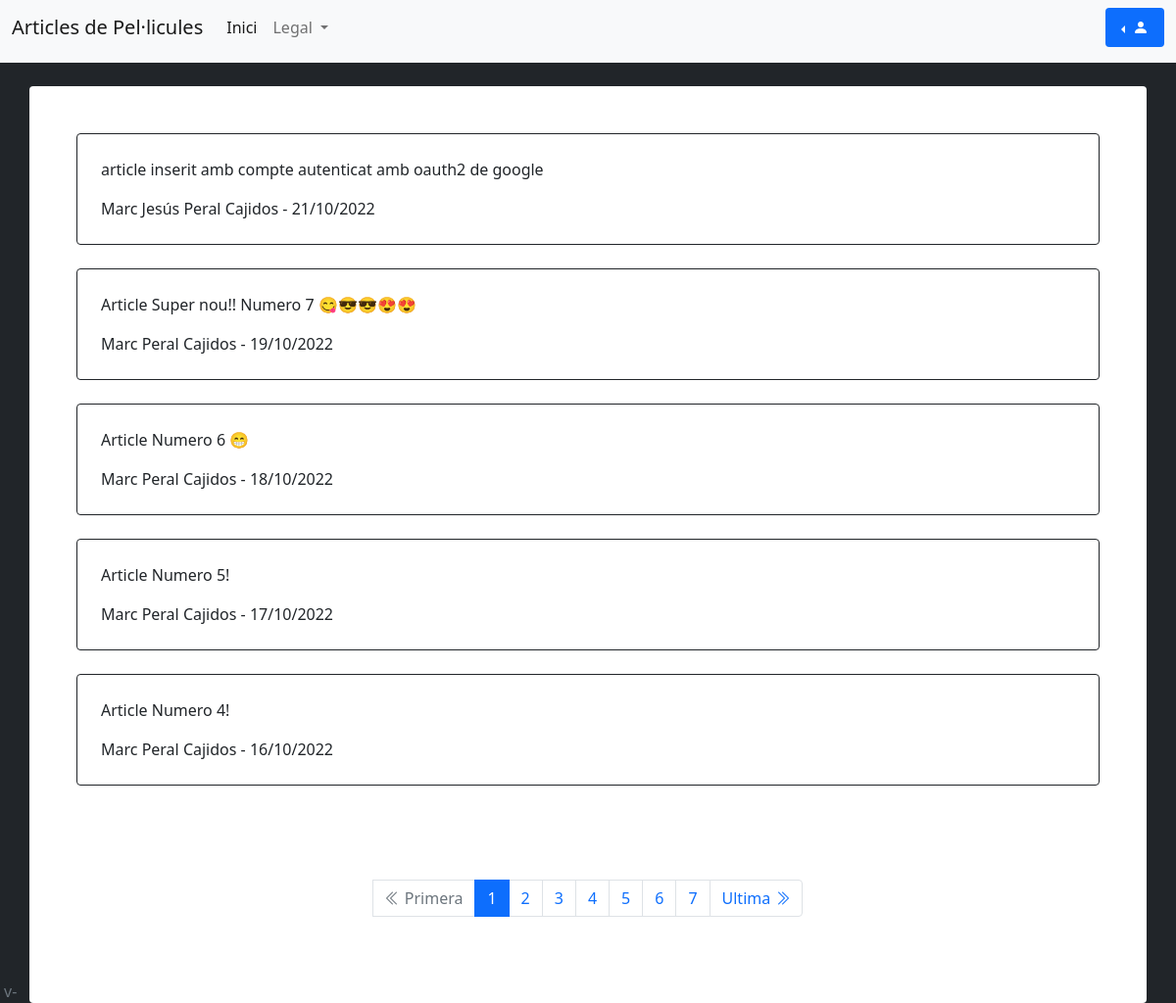
The app's page /, older data.
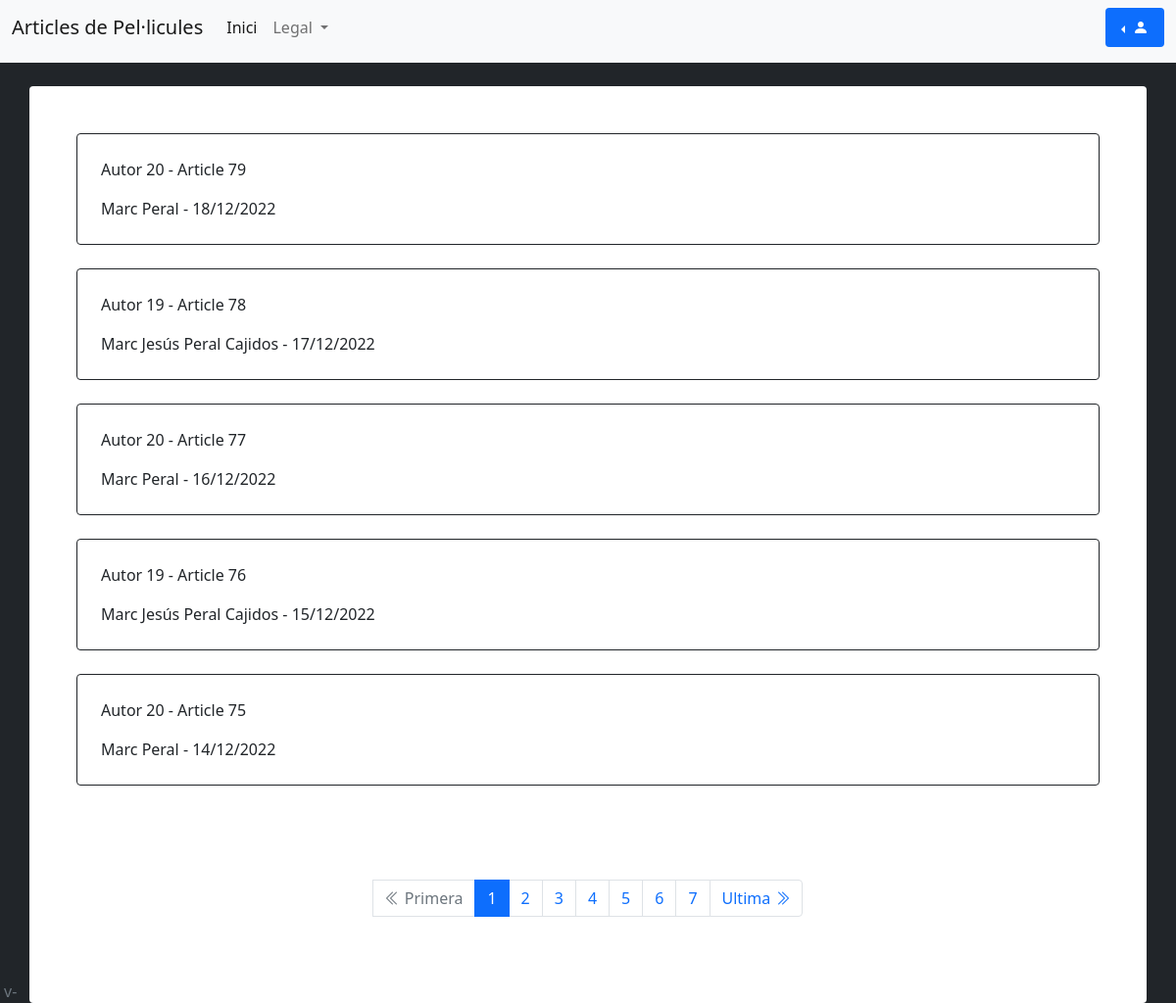
The same page, newer data.
### tables this page shows
CREATE TABLE IF NOT EXISTS `article` (
  `id` int NOT NULL AUTO_INCREMENT,
  `article` varchar(1000) NOT NULL,
  `autor` int NOT NULL,
  `data` date NOT NULL,
  PRIMARY KEY (`id`),
  KEY `autor` (`autor`)
);

CREATE TABLE IF NOT EXISTS `usuari` (
  `id` int NOT NULL AUTO_INCREMENT,
  `nom` varchar(20) NOT NULL,
  `cognoms` varchar(20) DEFAULT NULL,
  `correu` varchar(50) NOT NULL,
  `contrasenya` char(64) DEFAULT NULL,
  `reset_token` char(64) DEFAULT NULL,
  `caducitat_token` timestamp NULL DEFAULT NULL,
  `ultima_solicitud_token` timestamp NULL DEFAULT NULL,
  PRIMARY KEY (`id`)
);

### src/internal/db/mysql.php (called while the page is built, shortened)
<?php
function getArticlePage(PDO $conn, int $page, int $maxArtPerPage): PDOStatement
{
    $minim = ($page * $maxArtPerPage) - $maxArtPerPage;
    $maxim = $maxArtPerPage;
    $pdo = $conn->prepare("SELECT a.id, a.article, a.autor, DATE_FORMAT(a.data, '%d/%m/%Y') as data, u.nom, u.cognoms FROM article a LEFT JOIN usuari u ON u.id = a.autor ORDER BY a.data DESC LIMIT :minLimit, :maxLimit ");
    $pdo->bindParam(":minLimit", $minim, PDO::PARAM_INT);
    $pdo->bindParam(":maxLimit", $maxim, PDO::PARAM_INT);
    $pdo->execute();
    return $pdo;
}
function getArticleCount(PDO $conn): int
{
    $pdo = $conn->prepare('SELECT count(*) as count FROM article');
    $pdo->execute();
    $count = $pdo->fetch()["count"];
    return $count;
}

### src/controllers/index.php (called while the page is built, shortened)
<?php
require_once("src/internal/db/mysql.php");
require_once("src/internal/viewFunctions/pagging.php");
$pdo = getMysqlPDO();
$itemsPerPage = 5;
if (isset($_GET["art"])) {
  $meArticles = $_GET["art"] == "me" ? true : false;
} else {
  $meArticles = true;
}
if (checkLogin() && $meArticles) {
  $userid = $_SESSION["id"];
  $artCount = getArticleCountByUser($pdo, $userid);
  if (!$artCount == 0) {
    $maxPage = ceil($artCount / $itemsPerPage);
    $page = getPagNumber($maxPage);
    $articles = getArticlePageByUser($pdo, $page, $itemsPerPage, $userid);
  } else {
    $articles = NULL;
    $page = 1;
    $maxPage = 1;
  }
} else {
  $artCount = getArticleCount($pdo);
  $maxPage = ceil($artCount / $itemsPerPage);
  $page = getPagNumber($maxPage);
  $articles = getArticlePage($pdo, $page, $itemsPerPage);
}
require_once("src/views/index.vista.php");

### src/internal/viewFunctions/articles.php (the view, shortened to what this page needs)
<?php
function printArticlesbyUserId(?PDOStatement $articles): void
{
    if (isset($articles) && $articles != NULL) {
        while ($row = $articles->fetch()) {
            echo "<div class=\" border border-dark m-4 p-4 rounded  \">";
            echo "<p>";
            echo $row["article"];
            echo "</p>";
            echo "<div>" . $row["nom"] . " " . $row["cognoms"] . " - " . $row["data"] . "</div>";
            echo "</div>";
        }
    } else {
        echo "<div class=\" border border-dark m-4 p-4 rounded  \">";
        echo "<p>";
        echo "No hi ha articles disponibles. Pots afegir un article aqui: <a href=write-article> Afegir article</a>";
        echo "</p>";
        echo "</div>";
    }
};

### src/internal/viewFunctions/pagging.php (shortened to what this page needs)
<?php
function getPagNumber(int $maxPage): int
{
    if (empty($_GET["p"])) {
        return 1;
    }
    $pag = intval($_GET["p"]);
    return $pag;
}
function printDynamicPagination(int $page, int $maxPagination, int $maxPage, int $minPage): void
{
    if (!fmod($maxPagination, 2)) {
        $maxPagination++;
    }
    $offs = ($maxPagination - 1) / 2;
    for ($p = 1; $p <= min($maxPage, $maxPagination); $p++) {
        for ($i = 0; $i < $offs; $i++) {
            if ($minPage + $i == $page) {
                $actualPage = $p - ($i + 1);
                break;
            }
        }
        $actualPage = $page + $actualPage;
        printPaginationButton($actualPage, $page);
    }
}
function printPaginationButton(int $actualPage, int $page): void
{
    $visibility = getPaginationVisibility();
    if ($actualPage == $page) {
        echo "<li class=\"page-item active user-select-none\"><a class=\"page-link\" >$actualPage</a></li>";
    } else {
        echo "<li class=\"page-item \"><a class=\"page-link\" href=\"?p=$actualPage" . $visibility . "\">$actualPage</a></li>";
    }
}
function printFirstPage(int $page, int $minPage): void
{
    echo "<li class=\"page-item\">";
    if ($page == $minPage) {
        echo "<li class=\"page-item disabled\">";
    } else {
        echo "<li class=\"page-item\">";
    }
    $visibility = getPaginationVisibility();
    echo "<a class=\"page-link\" href=\"?p=$minPage" . $visibility . "\" aria-label=\"Next\">";
    echo "      <i class=\"bi bi-chevron-double-left\"></i>
    <span class=\"sr-only\">Primera</span>
    </a>
    </li>";
}
function printLastPage(int $page, int $maxPage): void
{
    echo "<li class=\"page-item\">";
    if ($page == $maxPage) {
        echo "<li class=\"page-item disabled\">";
    } else {
        echo "<li class=\"page-item\">";
    }
    $visibility = getPaginationVisibility();
    echo "<a class=\"page-link\" href=\"?p=$maxPage" . $visibility . "\" aria-label=\"Next\">";
    echo "      <span class=\"sr-only\">Ultima</span>
                <i class=\"bi bi-chevron-double-right\"></i>
			</a>
		</li>";
}
function printPagination(int $page, int $minPage, int $maxPage, int $maxPagination): void
{
    echo "<nav><ul class=\"pagination justify-content-center p-5 mt-5\">";
    printFirstPage($page, $minPage);
    if ($maxPage < $maxPagination) {
        printStaticPagination($page, $maxPage);
    } else {
        printDynamicPagination($page, $maxPagination, $maxPage, $minPage);
    }
    printLastPage($page, $maxPage);
    echo "</ul></nav>";
}
function getPaginationVisibility(): string
{
    if (!isset($_GET["art"])) {
        return "";
    }
}

Row changes from the older to the newer data that the page shows:
removed article: article "article inserit amb compte autenticat amb oauth2 de google", autor.nom "Marc Jesús", autor.cognoms "Peral Cajidos", data "21/10/2022"
removed article: article "Article Super nou!! Numero 7 😋😎😎😍😍", autor.nom "Marc", autor.cognoms "Peral Cajidos", data "19/10/2022"
removed article: article "Article Numero 6 😁", autor.nom "Marc", autor.cognoms "Peral Cajidos", data "18/10/2022"
removed article: article "Article Numero 5!", autor.nom "Marc", autor.cognoms "Peral Cajidos", data "17/10/2022"
removed article: article "Article Numero 4!", autor.nom "Marc", autor.cognoms "Peral Cajidos", data "16/10/2022"
added article: article "Autor 20 - Article 79", autor.nom "Marc", autor.cognoms "Peral", data "18/12/2022"
added article: article "Autor 19 - Article 78", autor.nom "Marc Jesús", autor.cognoms "Peral Cajidos", data "17/12/2022"
added article: article "Autor 20 - Article 77", autor.nom "Marc", autor.cognoms "Peral", data "16/12/2022"
added article: article "Autor 19 - Article 76", autor.nom "Marc Jesús", autor.cognoms "Peral Cajidos", data "15/12/2022"
added article: article "Autor 20 - Article 75", autor.nom "Marc", autor.cognoms "Peral", data "14/12/2022"
